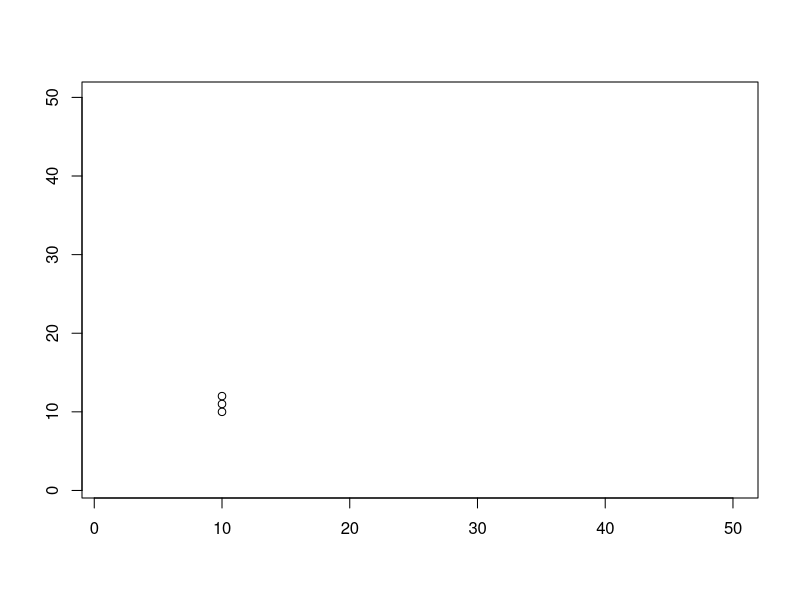
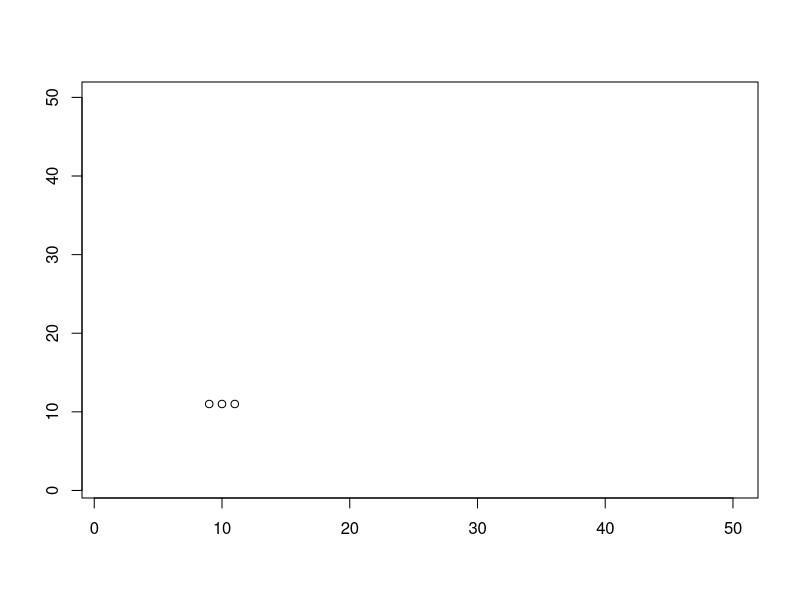
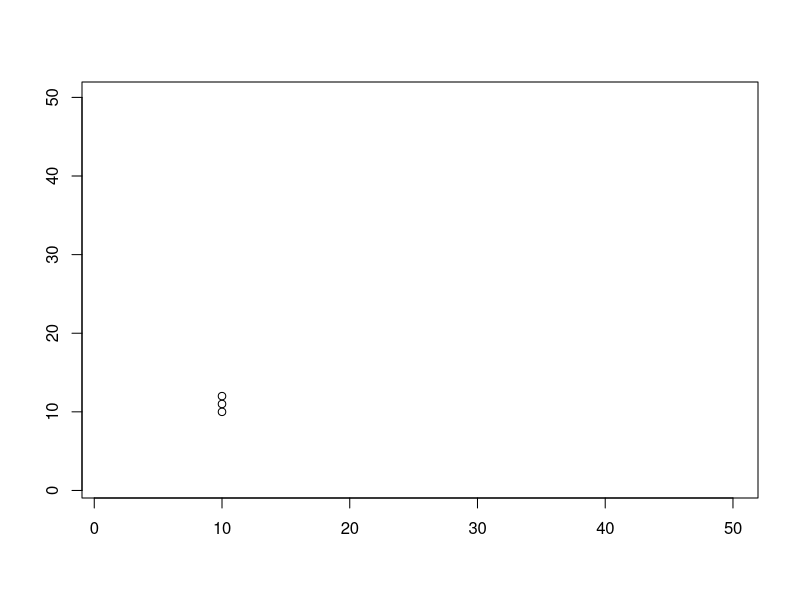
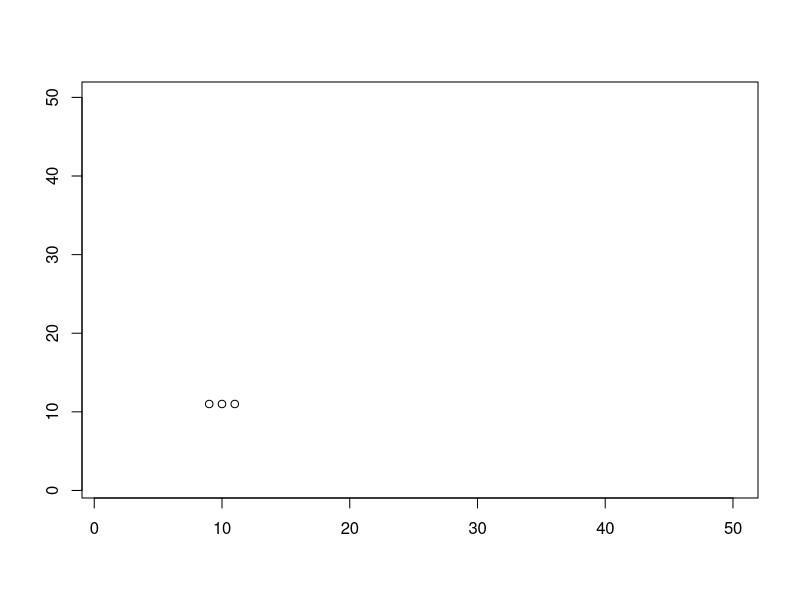
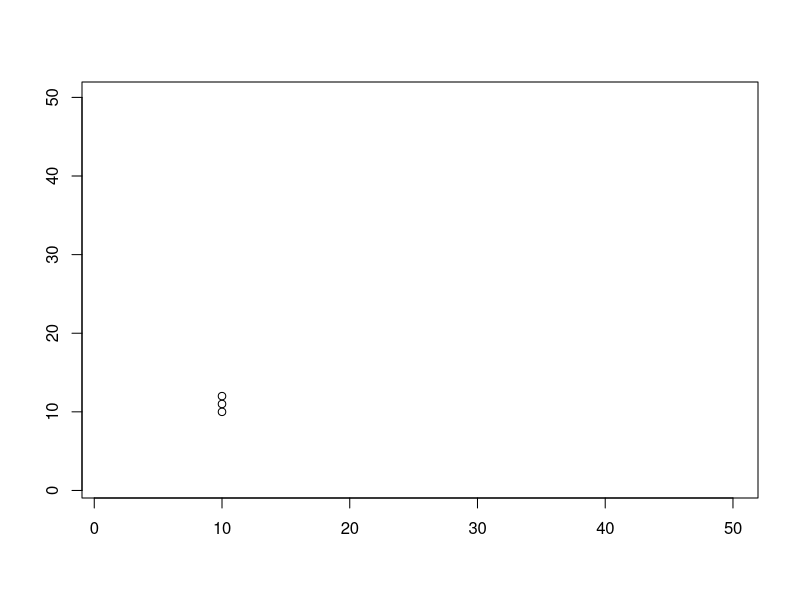
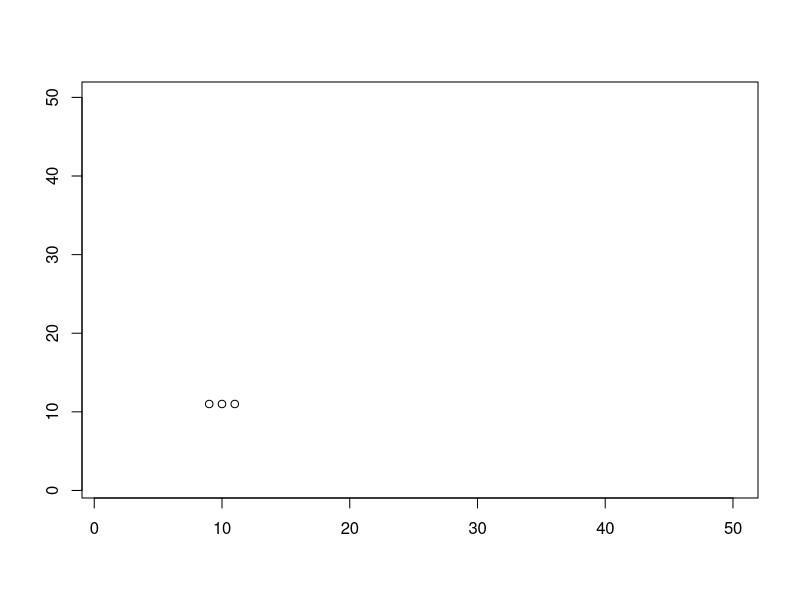
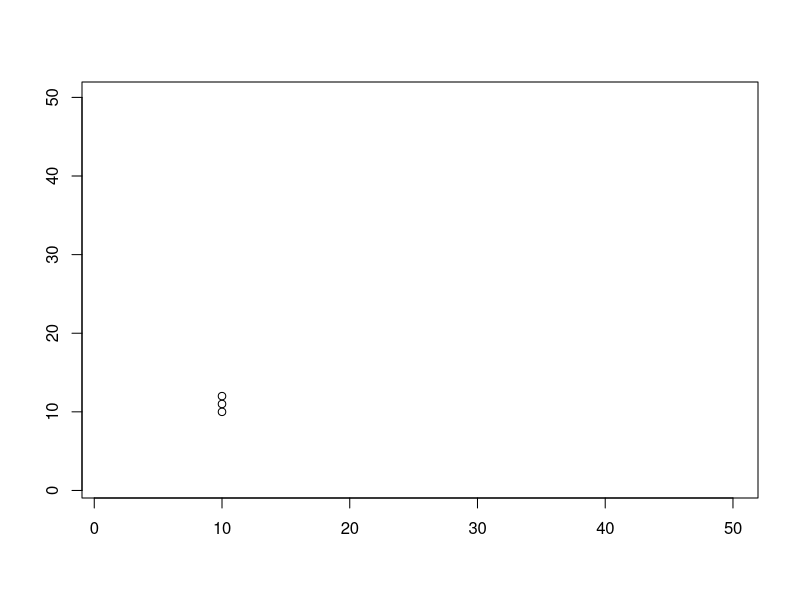
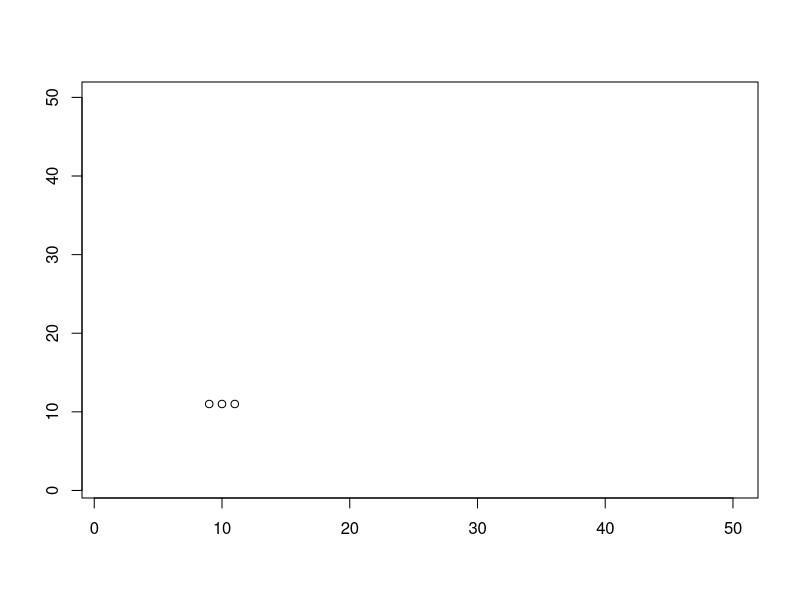

The R script that drew these images, in order: (Note: a time limit stopped this script after it produced the figures.)


#**********************************************************************
# IMPLEMENTING THE GAME OF LIFE IN R 
#**********************************************************************
# 2018-09-09
# Nayef Ahmad 

# Source: Intro to scientific programming and simulation using R, p83 
# http://www.tf.uns.ac.rs/~omorr/radovan_omorjan_003_prII/r-examples/spuRs/spuRs-2ed.pdf 



neighbours <- function(A, i, j, n) {
      # A is an n*n 0-1 matrix
      # calculate number of neighbours of A[i,j]
      
      # case when A[i, j] is not on the perimeter: 
      if (i > 1 && j > 1 && i < n && j < n){
            lower.row <- i - 1 
            upper.row <- i + 1 
            
            lower.col <- j - 1
            upper.col <- j + 1 
            
            sum <- A[lower.row, j] +  # top 
                  A[lower.row, lower.col] +  # top left 
                  A[lower.row, upper.col] + # top right 
                  A[i, lower.col] +  # left centre
                  A[i, upper.col] + # right centre
                  A[upper.row, j] +  # bottom 
                  A[upper.row, lower.col] + # bottom left 
                  A[upper.row, upper.col]  # bottom right 
            
            return(sum)
            
      } else {
            return(0)
      }
      
      
}



# grid size
n <- 50

# initialise lattice
A <- matrix(rep(0, n^2), n, n)
A[10, 10] <- 1
A[10, 11] <- 1
A[10, 12] <- 1


finished <- FALSE
while (!finished) {
      # plot
      plot(c(1,n), c(1,n), type = "n", xlab = "", ylab = "")
      for (i in 1:n) {
            for (j in 1:n) {
                  if (A[i,j] == 1) {
                        points(i, j)
                  }
            }
}

# update
B <- A
for (i in 1:n) {
      for (j in 1:n) {
            nbrs <- neighbours(A, i, j, n)
            if (A[i,j] == 1) {
                  if ((nbrs == 2) | (nbrs == 3)) {
                        B[i,j] <- 1
                  } else {
                        B[i,j] <- 0
                  }
            } else {
                  if (nbrs == 3) {
                        B[i,j] <- 1
                  } else {
                        B[i,j] <- 0
                  }
            }
      }
}
A <- B

## continue?
input <- readline("stop? ")
if (input == "y") finished <- TRUE
}
